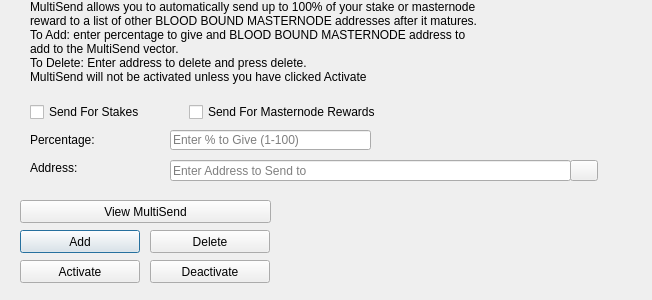
<?xml version="1.0" encoding="UTF-8"?>
<ui version="4.0">
 <class>MultiSendDialog</class>
 <widget class="QDialog" name="MultiSendDialog">
  <property name="windowModality">
   <enum>Qt::NonModal</enum>
  </property>
  <property name="geometry">
   <rect>
    <x>0</x>
    <y>0</y>
    <width>652</width>
    <height>300</height>
   </rect>
  </property>
  <property name="windowTitle">
   <string>MultiSend</string>
  </property>
  <widget class="QLineEdit" name="multiSendPercentEdit">
   <property name="geometry">
    <rect>
     <x>170</x>
     <y>130</y>
     <width>201</width>
     <height>20</height>
    </rect>
   </property>
   <property name="toolTip">
    <string>Enter whole numbers 1 - 100</string>
   </property>
   <property name="placeholderText">
    <string>Enter % to Give (1-100)</string>
   </property>
  </widget>
  <widget class="QLineEdit" name="multiSendAddressEdit">
   <property name="geometry">
    <rect>
     <x>170</x>
     <y>160</y>
     <width>401</width>
     <height>21</height>
    </rect>
   </property>
   <property name="toolTip">
    <string/>
   </property>
   <property name="placeholderText">
    <string>Enter Address to Send to</string>
   </property>
  </widget>
  <widget class="QLabel" name="label_2">
   <property name="geometry">
    <rect>
     <x>30</x>
     <y>0</y>
     <width>451</width>
     <height>121</height>
    </rect>
   </property>
   <property name="lineWidth">
    <number>1</number>
   </property>
   <property name="text">
    <string>MultiSend allows you to automatically send up to 100% of your stake or masternode reward to a list of other BLOOD BOUND MASTERNODE addresses after it matures.
To Add: enter percentage to give and BLOOD BOUND MASTERNODE address to add to the MultiSend vector.
To Delete: Enter address to delete and press delete.
MultiSend will not be activated unless you have clicked Activate</string>
   </property>
   <property name="alignment">
    <set>Qt::AlignLeading|Qt::AlignLeft|Qt::AlignTop</set>
   </property>
   <property name="wordWrap">
    <bool>true</bool>
   </property>
  </widget>
  <widget class="QLabel" name="message">
   <property name="geometry">
    <rect>
     <x>290</x>
     <y>200</y>
     <width>351</width>
     <height>91</height>
    </rect>
   </property>
   <property name="text">
    <string/>
   </property>
  </widget>
  <widget class="QPushButton" name="addButton">
   <property name="geometry">
    <rect>
     <x>20</x>
     <y>230</y>
     <width>120</width>
     <height>23</height>
    </rect>
   </property>
   <property name="toolTip">
    <string/>
   </property>
   <property name="statusTip">
    <string>Add to MultiSend Vector</string>
   </property>
   <property name="text">
    <string>Add</string>
   </property>
  </widget>
  <widget class="QPushButton" name="disableButton">
   <property name="geometry">
    <rect>
     <x>150</x>
     <y>260</y>
     <width>120</width>
     <height>23</height>
    </rect>
   </property>
   <property name="statusTip">
    <string>Deactivate MultiSend</string>
   </property>
   <property name="text">
    <string>Deactivate</string>
   </property>
  </widget>
  <widget class="QPushButton" name="addressBookButton">
   <property name="geometry">
    <rect>
     <x>570</x>
     <y>160</y>
     <width>28</width>
     <height>21</height>
    </rect>
   </property>
   <property name="toolTip">
    <string>Choose an address from the address book</string>
   </property>
   <property name="text">
    <string/>
   </property>
   <property name="icon">
    <iconset resource="../BLOOD_BOUND_MASTERNODE.qrc">
     <normaloff>:/icons/address-book</normaloff>:/icons/address-book</iconset>
   </property>
   <property name="shortcut">
    <string>Alt+A</string>
   </property>
   <property name="autoDefault">
    <bool>false</bool>
   </property>
  </widget>
  <widget class="QLabel" name="label">
   <property name="geometry">
    <rect>
     <x>30</x>
     <y>130</y>
     <width>121</width>
     <height>20</height>
    </rect>
   </property>
   <property name="toolTip">
    <string>Percentage of stake to send</string>
   </property>
   <property name="text">
    <string>Percentage:</string>
   </property>
  </widget>
  <widget class="QLabel" name="label_5">
   <property name="geometry">
    <rect>
     <x>30</x>
     <y>160</y>
     <width>111</width>
     <height>16</height>
    </rect>
   </property>
   <property name="toolTip">
    <string>Address to send portion of stake to</string>
   </property>
   <property name="text">
    <string>Address:</string>
   </property>
  </widget>
  <widget class="QPushButton" name="deleteButton">
   <property name="geometry">
    <rect>
     <x>150</x>
     <y>230</y>
     <width>120</width>
     <height>23</height>
    </rect>
   </property>
   <property name="toolTip">
    <string/>
   </property>
   <property name="statusTip">
    <string>Delete Address From MultiSend Vector</string>
   </property>
   <property name="text">
    <string>Delete</string>
   </property>
  </widget>
  <widget class="QPushButton" name="activateButton">
   <property name="geometry">
    <rect>
     <x>20</x>
     <y>260</y>
     <width>120</width>
     <height>23</height>
    </rect>
   </property>
   <property name="statusTip">
    <string>Activate MultiSend</string>
   </property>
   <property name="text">
    <string>Activate</string>
   </property>
  </widget>
  <widget class="QPushButton" name="viewButton">
   <property name="geometry">
    <rect>
     <x>20</x>
     <y>200</y>
     <width>251</width>
     <height>23</height>
    </rect>
   </property>
   <property name="toolTip">
    <string/>
   </property>
   <property name="statusTip">
    <string>View MultiSend Vector</string>
   </property>
   <property name="text">
    <string>View MultiSend</string>
   </property>
  </widget>
  <widget class="QWidget" name="horizontalLayoutWidget">
   <property name="geometry">
    <rect>
     <x>30</x>
     <y>100</y>
     <width>351</width>
     <height>24</height>
    </rect>
   </property>
   <layout class="QHBoxLayout" name="horizontalLayout">
    <item>
     <widget class="QCheckBox" name="multiSendStakeCheckBox">
      <property name="text">
       <string>Send For Stakes</string>
      </property>
     </widget>
    </item>
    <item>
     <widget class="QCheckBox" name="multiSendMasternodeCheckBox">
      <property name="text">
       <string>Send For Masternode Rewards</string>
      </property>
     </widget>
    </item>
   </layout>
  </widget>
 </widget>
 <resources>
  <include location="../BLOOD_BOUND_MASTERNODE.qrc"/>
 </resources>
 <connections/>
</ui>
